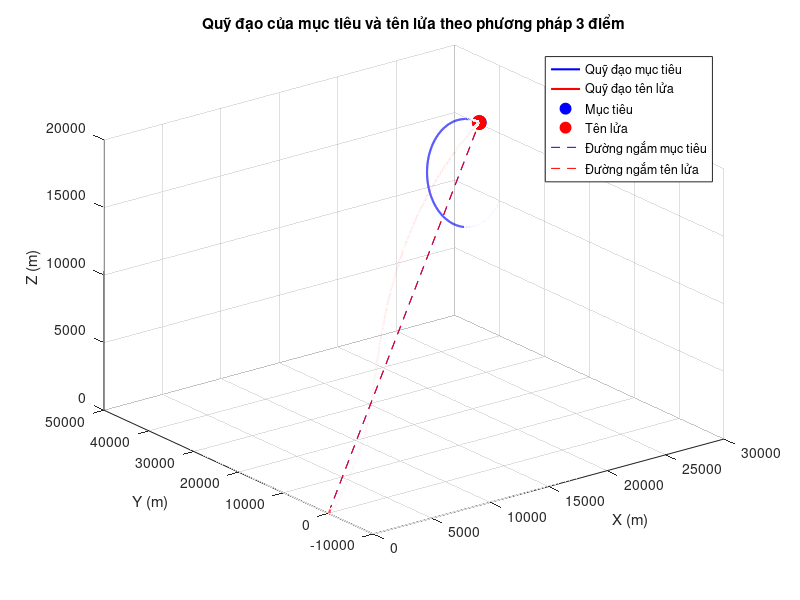

The MATLAB source for this figure:
clc
clear

%===========   Khai báo mục tiêu:  =============%
% Vị trí:
X_mt(1) = 30000;
Y_mt(1) = 40000;
Z_mt(1) = 10000;
% Tọa độ cực:
r_mt(1) = sqrt(X_mt(1)^2 + Y_mt(1)^2 + Z_mt(1)^2); % Cự li đến tâm tọa độ cực của mục tiêu
epsilon_mt(1) = atan2(sqrt(X_mt(1)^2 + Y_mt(1)^2), Z_mt(1)); % Góc tà mục tiêu (elevation angle)
beta_mt(1) = atan2(Y_mt(1), X_mt(1)); % Góc phương vị (azimuth angle)
epsilon_mt_dot(1) = 0;
beta_mt_dot(1) = 0;
% Vận tốc:
W_mt_theta(1) = 10; % Gia tốc pháp tuyến theo góc nghiêng
W_mt_phi(1) = 0;   % Gia tốc pháp tuyến theo góc phương vị
V_mt = 200;
Theta_mt(1) = -60 * pi/180; % Góc nghiêng quỹ đạo mục tiêu
Phi_mt(1) = 120 * pi/180; % Góc lệch quỹ đạo theo phương vị
Theta_mt_dot(1) = W_mt_theta(1) / V_mt;
Phi_mt_dot(1) = W_mt_phi(1) / V_mt;
Vx_mt(1) = V_mt * cos(Theta_mt(1)) * cos(Phi_mt(1));
Vy_mt(1) = V_mt * cos(Theta_mt(1)) * sin(Phi_mt(1));
Vz_mt(1) = V_mt * sin(Theta_mt(1));

%=============  Khai báo tên lửa:  ============%
% Vị trí:
X_tl(1) = 50;
Y_tl(1) = 0;
Z_tl(1) = 0;
% Tọa độ cực:
r_tl(1) = sqrt(X_tl(1)^2 + Y_tl(1)^2 + Z_tl(1)^2);    % Cự li tên lửa đến tâm tọa độ cực
epsilon_tl(1) = atan2(sqrt(X_tl(1)^2 + Y_tl(1)^2), Z_tl(1)); % Góc tà tên lửa
beta_tl(1) = atan2(Y_tl(1), X_tl(1)); % Góc phương vị tên lửa
epsilon_tl_dot(1) = 0;
beta_tl_dot(1) = 0;
% Vận tốc:
W_tl_theta(1) = 0; % Gia tốc pháp tuyến theo góc nghiêng ban đầu
W_tl_phi(1) = 0;   % Gia tốc pháp tuyến theo góc phương vị ban đầu
m = 3;             % Hệ số tỉ lệ giữa tốc độ tên lửa và tốc độ mục tiêu
V_tl = m * V_mt;   % Tốc độ tên lửa
Theta_tl(1) = 45 * pi/180; % Góc nghiêng quỹ đạo tên lửa ban đầu
Phi_tl(1) = -30 * pi/180;    % Góc lệch quỹ đạo theo phương vị ban đầu
Theta_tl_dot(1) = W_tl_theta(1) / V_tl;
Phi_tl_dot(1) = W_tl_phi(1) / V_tl;
Vx_tl(1) = V_tl * cos(Theta_tl(1)) * cos(Phi_tl(1));
Vy_tl(1) = V_tl * cos(Theta_tl(1)) * sin(Phi_tl(1));
Vz_tl(1) = V_tl * sin(Theta_tl(1));

%============ Các tham số: ===========%
dt = 0.02;  % Thời gian lấy mẫu
N = 20000;
i = 2;      % Khởi tạo điểm bắt đầu trong chu trình lặp
Kp = 0.5;     % Hệ số tỉ lệ của bộ điều khiển PD
Kd = 5;     % Hệ số đạo hàm của bộ điều khiển PD
L = 30;     % Cự ly kích hoạt ngòi nổ khi cách mục tiêu L(m)
W_max = 14 * 9.8;  % Giới hạn gia tốc dựa trên quá tải tạo được tối đa của tên lửa
h_eps(1) = 0;   % Khởi tạo sai số theo góc tà tại i=1
h_beta(1) = 0;  % Khởi tạo sai số theo góc phương vị tại i=1

%======== Bắt đầu dẫn theo phương pháp 3 điểm với bộ điều khiển PD =========%
while (i <= N)
    %--------- Đo các tham số của mục tiêu tại thời điểm i: ----------%
    % Vị trí:
    X_mt(i) = X_mt(i-1) + Vx_mt(i-1) * dt;
    Y_mt(i) = Y_mt(i-1) + Vy_mt(i-1) * dt;
    Z_mt(i) = Z_mt(i-1) + Vz_mt(i-1) * dt;
    % Tọa độ cực:
    r_mt(i) = sqrt(X_mt(i)^2 + Y_mt(i)^2 + Z_mt(i)^2);
    epsilon_mt(i) = atan2(sqrt(X_mt(i)^2 + Y_mt(i)^2), Z_mt(i));
    beta_mt(i) = atan2(Y_mt(i), X_mt(i));
    epsilon_mt_dot(i) = (epsilon_mt(i) - epsilon_mt(i-1)) / dt;
    beta_mt_dot(i) = (beta_mt(i) - beta_mt(i-1)) / dt;
    % Vận tốc:
    W_mt_theta(i) = W_mt_theta(1); % Giữ gia tốc pháp tuyến cố định
    W_mt_phi(i) = W_mt_phi(1);     % Giữ gia tốc phương vị cố định
    Theta_mt_dot(i) = W_mt_theta(i) / V_mt;
    Phi_mt_dot(i) = W_mt_phi(i) / V_mt;
    Theta_mt(i) = Theta_mt(i-1) + Theta_mt_dot(i-1) * dt;
    Phi_mt(i) = Phi_mt(i-1) + Phi_mt_dot(i-1) * dt;
    Vx_mt(i) = V_mt * cos(Theta_mt(i)) * cos(Phi_mt(i));
    Vy_mt(i) = V_mt * cos(Theta_mt(i)) * sin(Phi_mt(i));
    Vz_mt(i) = V_mt * sin(Theta_mt(i));
    
    %--------- Đo các tham số của tên lửa tại thời điểm i: -----------%
    % Vị trí:
    X_tl(i) = X_tl(i-1) + Vx_tl(i-1) * dt;
    Y_tl(i) = Y_tl(i-1) + Vy_tl(i-1) * dt;
    Z_tl(i) = Z_tl(i-1) + Vz_tl(i-1) * dt;
    % Tọa độ cực:
    r_tl(i) = sqrt(X_tl(i)^2 + Y_tl(i)^2 + Z_tl(i)^2);
    epsilon_tl(i) = atan2(sqrt(X_tl(i)^2 + Y_tl(i)^2), Z_tl(i));
    beta_tl(i) = atan2(Y_tl(i), X_tl(i));
    epsilon_tl_dot(i) = (epsilon_tl(i) - epsilon_tl(i-1)) / dt;
    beta_tl_dot(i) = (beta_tl(i) - beta_tl(i-1)) / dt;
    % Vận tốc:
    Theta_tl_dot(i) = W_tl_theta(i-1) / V_tl;
    Phi_tl_dot(i) = W_tl_phi(i-1) / V_tl;
    Theta_tl(i) = Theta_tl(i-1) + Theta_tl_dot(i-1) * dt;
    Phi_tl(i) = Phi_tl(i-1) + Phi_tl_dot(i-1) * dt;
    Vx_tl(i) = V_tl * cos(Theta_tl(i)) * cos(Phi_tl(i));
    Vy_tl(i) = V_tl * cos(Theta_tl(i)) * sin(Phi_tl(i));
    Vz_tl(i) = V_tl * sin(Theta_tl(i));

    %--------- Tính toán lệnh điều khiển với bộ PD cho hai mặt phẳng: -----------%
    % Sai số theo góc tà (epsilon)
    h_eps(i) = r_tl(i) * (epsilon_mt(i) - epsilon_tl(i));
    h_eps_dot = (h_eps(i) - h_eps(i-1)) / dt;
    W_tl_theta(i) = Kp * h_eps(i) + Kd * h_eps_dot;
    
    % Sai số theo góc phương vị (beta)
    h_beta(i) = r_tl(i) * (beta_mt(i) - beta_tl(i));
    h_beta_dot = (h_beta(i) - h_beta(i-1)) / dt;
    W_tl_phi(i) = Kp * h_beta(i) + Kd * h_beta_dot;
    
%     % Giới hạn gia tốc
%     W_tl_theta(i) = min(max(W_tl_theta(i), -W_max), W_max);
%     W_tl_phi(i) = min(max(W_tl_phi(i), -W_max), W_max);
    
    % Kiểm tra xem tên lửa đã bắn trúng mục tiêu chưa
    if sqrt((X_tl(i)-X_mt(i))^2 + (Y_tl(i)-Y_mt(i))^2 + (Z_tl(i)-Z_mt(i))^2) < L
        disp(['Tên lửa bắn trúng mục tiêu tại bước thứ ', num2str(i), ' (thời gian = ', num2str(i*dt), ' giây)']);
        break;
    end    
    i = i + 1;
end

%================= Vẽ quỹ đạo ===============%
figure;
plot3(X_mt, Y_mt, Z_mt, 'b-', 'LineWidth', 1.5, 'DisplayName', 'Quỹ đạo mục tiêu');
hold on;
plot3(X_tl, Y_tl, Z_tl, 'r-', 'LineWidth', 1.5, 'DisplayName', 'Quỹ đạo tên lửa');
grid on;
xlabel('X (m)');
ylabel('Y (m)');
zlabel('Z (m)');
title('Quỹ đạo của mục tiêu và tên lửa theo phương pháp 3 điểm');
legend;
axis;

%================= Hiệu ứng điểm chạy với đường ngắm ==============%
h_mt = plot3(NaN, NaN, NaN, 'bo', 'MarkerSize', 10, 'MarkerFaceColor', 'b', 'DisplayName', 'Mục tiêu');
h_tl = plot3(NaN, NaN, NaN, 'ro', 'MarkerSize', 10, 'MarkerFaceColor', 'r', 'DisplayName', 'Tên lửa');
h_ray_mt = plot3([0 0], [0 0], [0 0], 'b--', 'LineWidth', 0.25, 'DisplayName', 'Đường ngắm mục tiêu'); % Tia tới mục tiêu
h_ray_tl = plot3([0 0], [0 0], [0 0], 'r--', 'LineWidth', 0.25, 'DisplayName', 'Đường ngắm tên lửa'); % Tia tới tên lửa

for j = 1:15:i
    % Cập nhật vị trí mục tiêu và tên lửa
    set(h_mt, 'XData', X_mt(j), 'YData', Y_mt(j), 'ZData', Z_mt(j));
    set(h_tl, 'XData', X_tl(j), 'YData', Y_tl(j), 'ZData', Z_tl(j));
    
    % Cập nhật đường ngắm từ gốc (0,0,0) đến mục tiêu và tên lửa
    set(h_ray_mt, 'XData', [0 X_mt(j)], 'YData', [0 Y_mt(j)], 'ZData', [0 Z_mt(j)]);
    set(h_ray_tl, 'XData', [0 X_tl(j)], 'YData', [0 Y_tl(j)], 'ZData', [0 Z_tl(j)]);

    drawnow limitrate;
    pause(1e-5); % Điều chỉnh tốc độ chạy (giây)
end

% Chạy tới điểm cuối
set(h_mt, 'XData', X_mt(i), 'YData', Y_mt(i), 'ZData', Z_mt(i));
set(h_tl, 'XData', X_tl(i), 'YData', Y_tl(i), 'ZData', Z_tl(i));
set(h_ray_mt, 'XData', [0 X_mt(i)], 'YData', [0 Y_mt(i)], 'ZData', [0 Z_mt(i)]);
set(h_ray_tl, 'XData', [0 X_tl(i)], 'YData', [0 Y_tl(i)], 'ZData', [0 Z_tl(i)]);
drawnow limitrate;
pause(1e-5);
